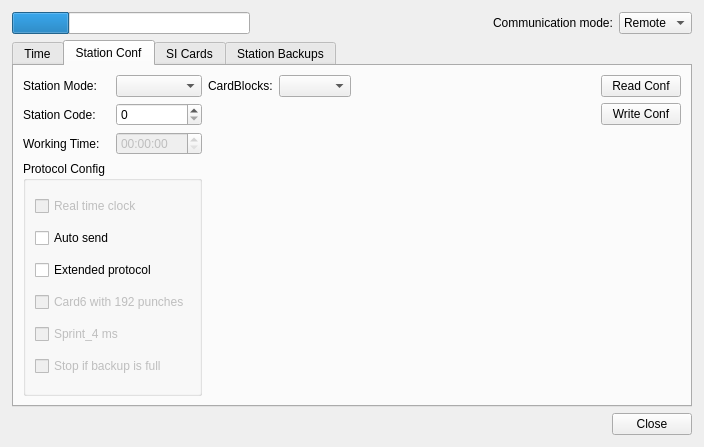
<?xml version="1.0" encoding="UTF-8"?>
<ui version="4.0">
 <class>Dialog</class>
 <widget class="QDialog" name="Dialog">
  <property name="geometry">
   <rect>
    <x>0</x>
    <y>0</y>
    <width>704</width>
    <height>447</height>
   </rect>
  </property>
  <property name="windowTitle">
   <string>Dialog</string>
  </property>
  <layout class="QVBoxLayout" name="verticalLayout_10">
   <property name="margin">
    <number>0</number>
   </property>
   <item>
    <layout class="QVBoxLayout" name="verticalLayout">
     <property name="spacing">
      <number>-1</number>
     </property>
     <property name="margin">
      <number>12</number>
     </property>
     <item>
      <layout class="QHBoxLayout" name="horizontalLayout">
       <item>
        <widget class="QProgressBar" name="progressBar">
         <property name="value">
          <number>24</number>
         </property>
         <property name="textVisible">
          <bool>false</bool>
         </property>
        </widget>
       </item>
       <item>
        <spacer name="horizontalSpacer_3">
         <property name="orientation">
          <enum>Qt::Horizontal</enum>
         </property>
         <property name="sizeHint" stdset="0">
          <size>
           <width>40</width>
           <height>20</height>
          </size>
         </property>
        </spacer>
       </item>
       <item>
        <widget class="QLabel" name="label">
         <property name="text">
          <string>Communication mode:</string>
         </property>
        </widget>
       </item>
       <item>
        <widget class="QComboBox" name="MSMode">
         <property name="currentIndex">
          <number>1</number>
         </property>
         <item>
          <property name="text">
           <string>Direct</string>
          </property>
         </item>
         <item>
          <property name="text">
           <string>Remote</string>
          </property>
         </item>
        </widget>
       </item>
      </layout>
     </item>
     <item>
      <widget class="QTabWidget" name="tabWidget">
       <property name="currentIndex">
        <number>1</number>
       </property>
       <widget class="QWidget" name="tab">
        <attribute name="title">
         <string>Time</string>
        </attribute>
        <layout class="QVBoxLayout" name="verticalLayout_3">
         <item>
          <layout class="QHBoxLayout" name="horizontalLayout_2">
           <item>
            <layout class="QFormLayout" name="formLayout">
             <item row="0" column="0">
              <widget class="QLabel" name="label_2">
               <property name="text">
                <string>Computer Time:</string>
               </property>
              </widget>
             </item>
             <item row="0" column="1">
              <widget class="QLabel" name="computerTime">
               <property name="font">
                <font>
                 <weight>75</weight>
                 <bold>true</bold>
                </font>
               </property>
               <property name="text">
                <string>--/--/-- --:--:--</string>
               </property>
              </widget>
             </item>
             <item row="1" column="0">
              <widget class="QLabel" name="label_3">
               <property name="text">
                <string>Device Time:</string>
               </property>
              </widget>
             </item>
             <item row="1" column="1">
              <widget class="QLabel" name="deviceTime">
               <property name="font">
                <font>
                 <weight>75</weight>
                 <bold>true</bold>
                </font>
               </property>
               <property name="text">
                <string>--/--/-- --:--:--</string>
               </property>
              </widget>
             </item>
             <item row="2" column="0">
              <widget class="QLabel" name="label_5">
               <property name="text">
                <string>Average diff:</string>
               </property>
              </widget>
             </item>
             <item row="2" column="1">
              <widget class="QLabel" name="averageDiff">
               <property name="text">
                <string/>
               </property>
              </widget>
             </item>
             <item row="3" column="0">
              <widget class="QLabel" name="label_6">
               <property name="text">
                <string>Max diff:</string>
               </property>
              </widget>
             </item>
             <item row="4" column="0">
              <widget class="QLabel" name="label_7">
               <property name="text">
                <string>Min diff:</string>
               </property>
              </widget>
             </item>
             <item row="3" column="1">
              <widget class="QLabel" name="maxDiff">
               <property name="text">
                <string/>
               </property>
              </widget>
             </item>
             <item row="4" column="1">
              <widget class="QLabel" name="minDiff">
               <property name="text">
                <string/>
               </property>
              </widget>
             </item>
            </layout>
           </item>
           <item>
            <spacer name="horizontalSpacer">
             <property name="orientation">
              <enum>Qt::Horizontal</enum>
             </property>
             <property name="sizeHint" stdset="0">
              <size>
               <width>40</width>
               <height>20</height>
              </size>
             </property>
            </spacer>
           </item>
           <item>
            <layout class="QVBoxLayout" name="verticalLayout_2">
             <item>
              <widget class="QPushButton" name="getTimeButton">
               <property name="text">
                <string>Get Time</string>
               </property>
              </widget>
             </item>
             <item>
              <widget class="QPushButton" name="setTimeButton">
               <property name="text">
                <string>Set Time</string>
               </property>
              </widget>
             </item>
             <item>
              <spacer name="verticalSpacer">
               <property name="orientation">
                <enum>Qt::Vertical</enum>
               </property>
               <property name="sizeHint" stdset="0">
                <size>
                 <width>20</width>
                 <height>40</height>
                </size>
               </property>
              </spacer>
             </item>
            </layout>
           </item>
          </layout>
         </item>
         <item>
          <layout class="QFormLayout" name="formLayout_3">
           <item row="0" column="0">
            <widget class="QLabel" name="label_4">
             <property name="text">
              <string>Number of Times to read:</string>
             </property>
            </widget>
           </item>
           <item row="0" column="1">
            <widget class="QSpinBox" name="readNumber">
             <property name="value">
              <number>2</number>
             </property>
            </widget>
           </item>
           <item row="1" column="0">
            <widget class="QLabel" name="label_8">
             <property name="text">
              <string>Maximum allowed average diff in ms when setting time:</string>
             </property>
            </widget>
           </item>
           <item row="1" column="1">
            <widget class="QSpinBox" name="maxAverageDiff">
             <property name="maximum">
              <number>999999</number>
             </property>
             <property name="value">
              <number>5</number>
             </property>
            </widget>
           </item>
           <item row="2" column="0">
            <widget class="QLabel" name="label_9">
             <property name="text">
              <string>Maximum number of trys to set time:</string>
             </property>
            </widget>
           </item>
           <item row="2" column="1">
            <widget class="QSpinBox" name="writeTrys">
             <property name="value">
              <number>3</number>
             </property>
            </widget>
           </item>
          </layout>
         </item>
        </layout>
       </widget>
       <widget class="QWidget" name="tab_2">
        <attribute name="title">
         <string>Station Conf</string>
        </attribute>
        <layout class="QHBoxLayout" name="horizontalLayout_6">
         <item>
          <layout class="QVBoxLayout" name="verticalLayout_7">
           <item>
            <layout class="QVBoxLayout" name="verticalLayout_6">
             <item>
              <layout class="QHBoxLayout" name="horizontalLayout_3">
               <item>
                <widget class="QLabel" name="label_18">
                 <property name="text">
                  <string>Station Mode:</string>
                 </property>
                </widget>
               </item>
               <item>
                <widget class="QComboBox" name="operatingMode"/>
               </item>
              </layout>
             </item>
             <item>
              <layout class="QHBoxLayout" name="horizontalLayout_4">
               <item>
                <widget class="QLabel" name="label_19">
                 <property name="text">
                  <string>Station Code:</string>
                 </property>
                </widget>
               </item>
               <item>
                <widget class="QSpinBox" name="stationCode"/>
               </item>
              </layout>
             </item>
             <item>
              <layout class="QHBoxLayout" name="horizontalLayout_5">
               <item>
                <widget class="QLabel" name="label_20">
                 <property name="text">
                  <string>Working Time:</string>
                 </property>
                </widget>
               </item>
               <item>
                <widget class="QTimeEdit" name="workingTim">
                 <property name="enabled">
                  <bool>false</bool>
                 </property>
                </widget>
               </item>
              </layout>
             </item>
            </layout>
           </item>
           <item>
            <layout class="QVBoxLayout" name="verticalLayout_4">
             <item>
              <widget class="QGroupBox" name="protocolConfBox">
               <property name="title">
                <string>Protocol Config</string>
               </property>
               <layout class="QVBoxLayout" name="verticalLayout_12">
                <item>
                 <widget class="QCheckBox" name="checkBox">
                  <property name="enabled">
                   <bool>false</bool>
                  </property>
                  <property name="text">
                   <string>Real time clock</string>
                  </property>
                 </widget>
                </item>
                <item>
                 <widget class="QCheckBox" name="autoSend">
                  <property name="text">
                   <string>Auto send</string>
                  </property>
                 </widget>
                </item>
                <item>
                 <widget class="QCheckBox" name="extendedProtocol">
                  <property name="text">
                   <string>Extended protocol</string>
                  </property>
                 </widget>
                </item>
                <item>
                 <widget class="QCheckBox" name="checkBox_4">
                  <property name="enabled">
                   <bool>false</bool>
                  </property>
                  <property name="text">
                   <string>Card6 with 192 punches</string>
                  </property>
                 </widget>
                </item>
                <item>
                 <widget class="QCheckBox" name="checkBox_5">
                  <property name="enabled">
                   <bool>false</bool>
                  </property>
                  <property name="text">
                   <string>Sprint_4 ms</string>
                  </property>
                 </widget>
                </item>
                <item>
                 <widget class="QCheckBox" name="checkBox_6">
                  <property name="enabled">
                   <bool>false</bool>
                  </property>
                  <property name="text">
                   <string>Stop if backup is full</string>
                  </property>
                 </widget>
                </item>
               </layout>
              </widget>
             </item>
            </layout>
           </item>
          </layout>
         </item>
         <item>
          <layout class="QVBoxLayout" name="verticalLayout_11">
           <item>
            <layout class="QHBoxLayout" name="horizontalLayout_9">
             <item>
              <widget class="QLabel" name="label_10">
               <property name="text">
                <string>CardBlocks:</string>
               </property>
              </widget>
             </item>
             <item>
              <widget class="QComboBox" name="CardBlocks">
               <property name="toolTip">
                <string>Block numbers that a read from SI-Card6</string>
               </property>
              </widget>
             </item>
            </layout>
           </item>
           <item>
            <spacer name="verticalSpacer_3">
             <property name="orientation">
              <enum>Qt::Vertical</enum>
             </property>
             <property name="sizeHint" stdset="0">
              <size>
               <width>20</width>
               <height>40</height>
              </size>
             </property>
            </spacer>
           </item>
          </layout>
         </item>
         <item>
          <spacer name="horizontalSpacer_2">
           <property name="orientation">
            <enum>Qt::Horizontal</enum>
           </property>
           <property name="sizeHint" stdset="0">
            <size>
             <width>40</width>
             <height>20</height>
            </size>
           </property>
          </spacer>
         </item>
         <item>
          <layout class="QVBoxLayout" name="verticalLayout_5">
           <item>
            <widget class="QPushButton" name="readStationConf">
             <property name="text">
              <string>Read Conf</string>
             </property>
            </widget>
           </item>
           <item>
            <widget class="QPushButton" name="writeStationConf">
             <property name="text">
              <string>Write Conf</string>
             </property>
            </widget>
           </item>
           <item>
            <spacer name="verticalSpacer_2">
             <property name="orientation">
              <enum>Qt::Vertical</enum>
             </property>
             <property name="sizeHint" stdset="0">
              <size>
               <width>20</width>
               <height>40</height>
              </size>
             </property>
            </spacer>
           </item>
          </layout>
         </item>
        </layout>
       </widget>
       <widget class="QWidget" name="tab_3">
        <attribute name="title">
         <string>SI Cards</string>
        </attribute>
        <layout class="QVBoxLayout" name="verticalLayout_8">
         <item>
          <widget class="QTableView" name="siCards"/>
         </item>
         <item>
          <layout class="QHBoxLayout" name="horizontalLayout_7">
           <item>
            <widget class="QPushButton" name="clearSICards">
             <property name="text">
              <string>Clear table</string>
             </property>
            </widget>
           </item>
           <item>
            <widget class="QPushButton" name="saveSICards">
             <property name="text">
              <string>Save</string>
             </property>
            </widget>
           </item>
           <item>
            <spacer name="horizontalSpacer_4">
             <property name="orientation">
              <enum>Qt::Horizontal</enum>
             </property>
             <property name="sizeHint" stdset="0">
              <size>
               <width>40</width>
               <height>20</height>
              </size>
             </property>
            </spacer>
           </item>
          </layout>
         </item>
        </layout>
       </widget>
       <widget class="QWidget" name="tab_4">
        <attribute name="title">
         <string>Station Backups</string>
        </attribute>
        <layout class="QVBoxLayout" name="verticalLayout_9">
         <item>
          <widget class="QTableView" name="stationBackupView"/>
         </item>
         <item>
          <layout class="QHBoxLayout" name="horizontalLayout_8">
           <item>
            <widget class="QPushButton" name="readBackup">
             <property name="text">
              <string>Read Backup</string>
             </property>
            </widget>
           </item>
           <item>
            <widget class="QPushButton" name="clearBackup">
             <property name="text">
              <string>Cear</string>
             </property>
            </widget>
           </item>
           <item>
            <widget class="QPushButton" name="saveStationBackup">
             <property name="text">
              <string>Save</string>
             </property>
            </widget>
           </item>
           <item>
            <spacer name="horizontalSpacer_5">
             <property name="orientation">
              <enum>Qt::Horizontal</enum>
             </property>
             <property name="sizeHint" stdset="0">
              <size>
               <width>40</width>
               <height>20</height>
              </size>
             </property>
            </spacer>
           </item>
          </layout>
         </item>
        </layout>
       </widget>
      </widget>
     </item>
     <item>
      <widget class="QDialogButtonBox" name="buttonBox">
       <property name="orientation">
        <enum>Qt::Horizontal</enum>
       </property>
       <property name="standardButtons">
        <set>QDialogButtonBox::Close</set>
       </property>
      </widget>
     </item>
    </layout>
   </item>
  </layout>
 </widget>
 <resources/>
 <connections/>
</ui>
